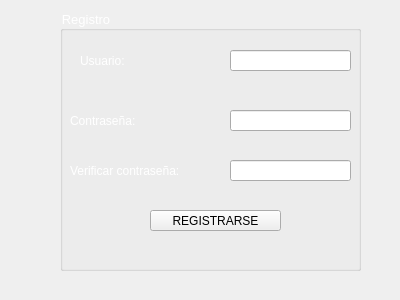
<?xml version="1.0" encoding="UTF-8"?>
<ui version="4.0">
 <class>Registro</class>
 <widget class="QWidget" name="Registro">
  <property name="geometry">
   <rect>
    <x>0</x>
    <y>0</y>
    <width>400</width>
    <height>300</height>
   </rect>
  </property>
  <property name="windowTitle">
   <string>Form</string>
  </property>
  <widget class="QGroupBox" name="groupBox">
   <property name="geometry">
    <rect>
     <x>60</x>
     <y>10</y>
     <width>301</width>
     <height>261</height>
    </rect>
   </property>
   <property name="font">
    <font>
     <family>Arial</family>
     <pointsize>10</pointsize>
    </font>
   </property>
   <property name="styleSheet">
    <string notr="true">color: rgb(255, 255, 255);</string>
   </property>
   <property name="title">
    <string>Registro</string>
   </property>
   <widget class="QLabel" name="label">
    <property name="geometry">
     <rect>
      <x>20</x>
      <y>40</y>
      <width>71</width>
      <height>21</height>
     </rect>
    </property>
    <property name="styleSheet">
     <string notr="true">color: rgb(255, 255, 255);
font: 10pt &quot;MS Shell Dlg 2&quot;;</string>
    </property>
    <property name="text">
     <string>Usuario:</string>
    </property>
   </widget>
   <widget class="QLabel" name="label_2">
    <property name="geometry">
     <rect>
      <x>10</x>
      <y>100</y>
      <width>121</width>
      <height>21</height>
     </rect>
    </property>
    <property name="styleSheet">
     <string notr="true">color: rgb(255, 255, 255);
font: 10pt &quot;MS Shell Dlg 2&quot;;</string>
    </property>
    <property name="text">
     <string>Contraseña:</string>
    </property>
   </widget>
   <widget class="QLineEdit" name="UserName">
    <property name="geometry">
     <rect>
      <x>170</x>
      <y>40</y>
      <width>121</width>
      <height>21</height>
     </rect>
    </property>
    <property name="styleSheet">
     <string notr="true">color: rgb(0, 0, 0);</string>
    </property>
   </widget>
   <widget class="QLineEdit" name="passwoord">
    <property name="geometry">
     <rect>
      <x>170</x>
      <y>100</y>
      <width>121</width>
      <height>21</height>
     </rect>
    </property>
    <property name="styleSheet">
     <string notr="true">color: rgb(0, 0, 0);</string>
    </property>
   </widget>
   <widget class="QPushButton" name="registro">
    <property name="geometry">
     <rect>
      <x>90</x>
      <y>200</y>
      <width>131</width>
      <height>21</height>
     </rect>
    </property>
    <property name="styleSheet">
     <string notr="true">color: rgb(0, 0, 0);</string>
    </property>
    <property name="text">
     <string>REGISTRARSE</string>
    </property>
   </widget>
   <widget class="QLineEdit" name="passwoord_2">
    <property name="geometry">
     <rect>
      <x>170</x>
      <y>150</y>
      <width>121</width>
      <height>21</height>
     </rect>
    </property>
    <property name="styleSheet">
     <string notr="true">color: rgb(0, 0, 0);</string>
    </property>
   </widget>
   <widget class="QLabel" name="label_3">
    <property name="geometry">
     <rect>
      <x>10</x>
      <y>150</y>
      <width>121</width>
      <height>21</height>
     </rect>
    </property>
    <property name="styleSheet">
     <string notr="true">color: rgb(255, 255, 255);
font: 10pt &quot;MS Shell Dlg 2&quot;;</string>
    </property>
    <property name="text">
     <string>Verificar contraseña:</string>
    </property>
   </widget>
  </widget>
  <widget class="QLabel" name="label_4">
   <property name="geometry">
    <rect>
     <x>0</x>
     <y>0</y>
     <width>401</width>
     <height>301</height>
    </rect>
   </property>
   <property name="styleSheet">
    <string notr="true">background-image: url(:/BGI/b_tex.png);</string>
   </property>
   <property name="text">
    <string/>
   </property>
  </widget>
  <zorder>label_4</zorder>
  <zorder>groupBox</zorder>
 </widget>
 <resources/>
 <connections/>
</ui>
